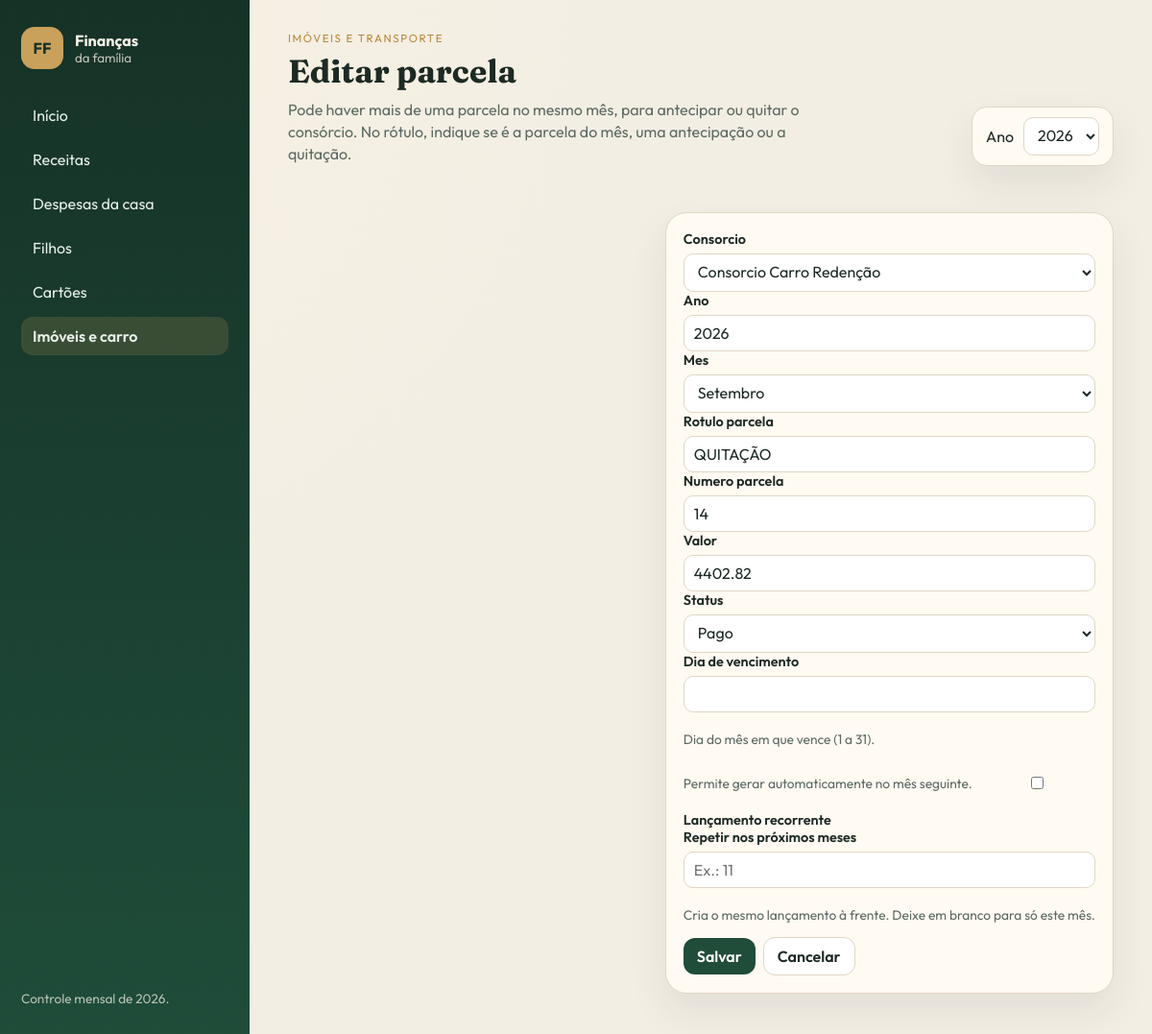
The page /imoveis-transporte/99/editar/?mes=9&ano=2026 on the database its author committed.
### imoveis_transporte/models.py (models this page shows, shortened)
class ParcelaConsorcio(models.Model):
    consorcio = models.ForeignKey(
        Consorcio,
        on_delete=models.CASCADE,
        related_name='parcelas',
    )
    ano = models.PositiveIntegerField(default=ANO_PADRAO)
    mes = models.PositiveSmallIntegerField(choices=MESES)
    numero_parcela = models.PositiveIntegerField(null=True, blank=True)
    rotulo_parcela = models.CharField(max_length=20, blank=True)
    valor = models.DecimalField(max_digits=12, decimal_places=2)
    status = models.CharField(
        max_length=20,
        choices=STATUS_CHOICES,
        default=STATUS_ABERTO,
    )
    dia_vencimento = models.PositiveSmallIntegerField(
        null=True,
        blank=True,
        verbose_name='Dia de vencimento',
        help_text='Dia do mês em que vence (1 a 31).',
    )
    recorrente = models.BooleanField(
        default=False,
        verbose_name='Lançamento recorrente',
        help_text='Permite gerar automaticamente no mês seguinte.',
    )
    item_fatura = models.ForeignKey(
        'cartoes.ItemFatura',
        null=True,
        blank=True,
        on_delete=models.SET_NULL,
        related_name='parcelas_consorcio',
    )
    class Meta:
        ordering = ['ano', 'mes', 'consorcio__nome', 'numero_parcela', 'id']
        verbose_name = 'Parcela de consórcio'
        verbose_name_plural = 'Parcelas de consórcio'

### imoveis_transporte/views.py (the view, shortened to what this page needs)
# urls.py: path('<int:pk>/editar/', views.ParcelaUpdateView.as_view(), name='editar'),
class ParcelaUpdateView(RedirectFiltrosMixin, UpdateView):
    model = ParcelaConsorcio
    form_class = ParcelaConsorcioForm
    template_name = 'imoveis_transporte/form.html'
    lista_url = 'imoveis_transporte:lista'

### imoveis_transporte/models.py (called while the page is built)
    def __str__(self):
        if self.grupo:
            return f'{self.nome} ({self.grupo})'
        return self.nome

### inicio/context_processors.py (called while the page is built)
def _anos_disponiveis(ano_selecionado):
    try:
        anos = list(Ano.objects.filter(ativo=True).values_list('numero', flat=True))
    except (OperationalError, ProgrammingError):
        anos = []
    if not anos:
        anos = list(range(ANO_PADRAO - 1, ANO_PADRAO + 3))
    if ano_selecionado not in anos:
        anos = sorted(anos + [ano_selecionado])
    return anos

def financeiro(request):
    try:
        ano = int(request.GET.get('ano', ANO_PADRAO))
    except (TypeError, ValueError):
        ano = ANO_PADRAO
    try:
        cartoes = list(Cartao.objects.values('id', 'nome'))
    except (OperationalError, ProgrammingError):
        cartoes = []
    hoje = date.today()
    return {
        'ano_selecionado': ano,
        'meses_nav': MESES,
        'anos_disponiveis': _anos_disponiveis(ano),
        'status_choices': STATUS_CHOICES,
        'status_pagamento': STATUS_PAGAMENTO,
        'status_receita': STATUS_RECEITA_CHOICES,
        'cartoes_json': cartoes,
        'hoje': hoje,
        'mes_atual': hoje.month,
        'ano_atual': hoje.year,
    }

### inicio/filtros.py (called while the page is built)
def filtros_request(request, extras=None):
    dados = {}
    for chave in FILTRO_KEYS:
        valor = request.GET.get(chave)
        if valor not in (None, ''):
            dados[chave] = valor
    if extras:
        for chave, valor in extras.items():
            if valor not in (None, ''):
                dados[chave] = valor
            else:
                dados.pop(chave, None)
    return dados

def url_filtrada(request, url_name, extras=None):
    url = reverse(url_name)
    query = urlencode(filtros_request(request, extras))
    return f'{url}?{query}' if query else url

    def get_context_data(self, **kwargs):
        context = super().get_context_data(**kwargs)
        context['voltar'] = url_filtrada(self.request, self.lista_url)
        return context

### templates/imoveis_transporte/form.html (shortened to what this page needs)
{% extends "base.html" %}
{% block kicker %}Imóveis e transporte{% endblock %}
{% block heading %}{% if form.instance.pk %}Editar parcela{% else %}Nova parcela{% endif %}{% endblock %}
{% block intro %}
    <p class="intro-pagina">Pode haver mais de uma parcela no mesmo mês, para antecipar ou quitar o consórcio. No rótulo, indique se é a parcela do mês, uma antecipação ou a quitação.</p>
{% endblock %}
{% block content %}
{% include "includes/form_padrao.html" %}
{% endblock %}

### templates/includes/form_campos.html (shortened to what this page needs)
{% for campo in form %}
    <div class="campo{% if campo.name == 'recorrente' %} campo-check{% endif %}">
        <label for="{{ campo.id_for_label }}">{{ campo.label }}</label>
        {{ campo }}
        {% if campo.help_text %}<p class="ajuda">{{ campo.help_text }}</p>{% endif %}
    </div>
{% endfor %}

### static/css/app.css (style rules this page uses)
:root { --bg: #f3eee4; --paper: #fffaf2; --ink: #1d2a24; --muted: #5d6b63; --line: #e0d6c6; --forest: #1f4d3a; --forest-2: #2f6a50; --sage: #d7eadc; --gold: #b8873a; --terracotta: #b85a38; --ok: #2f6a50; --warn: #b85a38; --card: #c9782b; --shadow: 0 18px 40px rgba(31, 44, 36, 0.08); }
* { box-sizing: border-box; }
html, body { margin: 0; padding: 0; }
body { font-family: Outfit, sans-serif; background: radial-gradient(circle at top left, #f8f1e3, var(--bg) 40%); color: var(--ink); }
.filtro-ano select, .form-control, .form-select, input, select, textarea { font: inherit; border: 1px solid var(--line); border-radius: 10px; padding: 8px 10px; background: white; color: var(--ink); }
.campo { display: grid; gap: 6px; }
.campo label { font-weight: 600; font-size: 0.9rem; }
.ajuda { color: var(--muted); font-size: 0.86rem; }
.intro-pagina { margin: 8px 0 0; color: var(--muted); max-width: 52ch; line-height: 1.45; }
.campo-check { grid-template-columns: auto 1fr; align-items: center; }
.campo-check label { order: 2; }
.campo-check input { order: 1; width: auto; }

### rows shown on the page
ParcelaConsorcio: form "Consorcio Carro Redenção" "2026" "Setembro" "QUITAÇÃO" "14" "4402.82" "Pago"

### other values the page prints
{{ ano_selecionado }} "2026"
{{ campo.label }} "Consorcio" "Ano" "Mes" "Rotulo parcela" "Numero parcela" "Valor" "Status" "Dia de vencimento" "Lançamento recorrente" "Repetir nos próximos meses"
{{ campo.help_text }} "Dia do mês em que vence (1 a 31)." "Permite gerar automaticamente no mês seguinte." "Cria o mesmo lançamento à frente. Deixe em branco para só este mês."
form field ano "2026"
